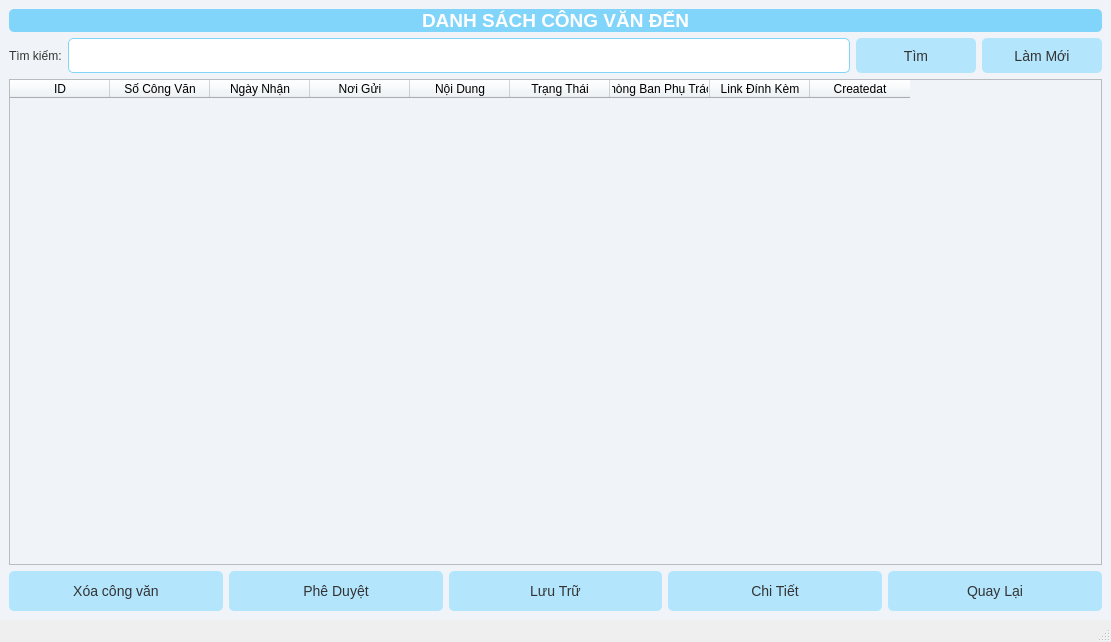
<?xml version="1.0" encoding="UTF-8"?>
<ui version="4.0">
 <class>MainWindow</class>
 <widget class="QMainWindow" name="MainWindow">
  <property name="geometry">
   <rect>
    <x>0</x>
    <y>0</y>
    <width>1111</width>
    <height>642</height>
   </rect>
  </property>
  <property name="windowTitle">
   <string>Danh Sách Công Văn Đến</string>
  </property>
  <widget class="QWidget" name="centralwidget">
   <property name="styleSheet">
    <string>background-color: #F0F4F8;</string>
   </property>
   <layout class="QVBoxLayout" name="verticalLayout">
    <item>
     <widget class="QLabel" name="lblTitle">
      <property name="styleSheet">
       <string>background-color: #81D4FA; color: white; border-radius: 5px; font-weight: bold; font-size: 14pt;</string>
      </property>
      <property name="text">
       <string>DANH SÁCH CÔNG VĂN ĐẾN</string>
      </property>
      <property name="alignment">
       <set>Qt::AlignCenter</set>
      </property>
     </widget>
    </item>
    <item>
     <layout class="QHBoxLayout" name="searchLayout">
      <item>
       <widget class="QLabel" name="lblTimKiem">
        <property name="styleSheet">
         <string>color: #333333;</string>
        </property>
        <property name="text">
         <string>Tìm kiếm:</string>
        </property>
       </widget>
      </item>
      <item>
       <widget class="QLineEdit" name="txtTimKiem">
        <property name="minimumSize">
         <size>
          <width>300</width>
          <height>35</height>
         </size>
        </property>
        <property name="styleSheet">
         <string>background-color: #FFFFFF; border: 1px solid #81D4FA; border-radius: 5px; padding: 2px; color: #333333;</string>
        </property>
       </widget>
      </item>
      <item>
       <widget class="QPushButton" name="btnTimKiem">
        <property name="minimumSize">
         <size>
          <width>120</width>
          <height>35</height>
         </size>
        </property>
        <property name="styleSheet">
         <string>background-color: #B3E5FC; color: #333333; border-radius: 5px; font-size: 14px;</string>
        </property>
        <property name="text">
         <string>Tìm</string>
        </property>
       </widget>
      </item>
      <item>
       <widget class="QPushButton" name="btnLamMoi">
        <property name="minimumSize">
         <size>
          <width>120</width>
          <height>35</height>
         </size>
        </property>
        <property name="styleSheet">
         <string>background-color: #B3E5FC; color: #333333; border-radius: 5px; font-size: 14px;</string>
        </property>
        <property name="text">
         <string>Làm Mới</string>
        </property>
       </widget>
      </item>
     </layout>
    </item>
    <item>
     <widget class="QTableWidget" name="tableCongVan">
      <property name="minimumSize">
       <size>
        <width>0</width>
        <height>400</height>
       </size>
      </property>
      <property name="styleSheet">
       <string>background-color: #FFFFFF; border: 1px solid #D5DCE8; QHeaderView::section { background-color: #81D4FA; color: white; }</string>
      </property>
      <property name="columnCount">
       <number>9</number>
      </property>
      <column>
       <property name="text">
        <string>ID</string>
       </property>
      </column>
      <column>
       <property name="text">
        <string>Số Công Văn</string>
       </property>
      </column>
      <column>
       <property name="text">
        <string>Ngày Nhận</string>
       </property>
      </column>
      <column>
       <property name="text">
        <string>Nơi Gửi</string>
       </property>
      </column>
      <column>
       <property name="text">
        <string>Nội Dung</string>
       </property>
      </column>
      <column>
       <property name="text">
        <string>Trạng Thái</string>
       </property>
      </column>
      <column>
       <property name="text">
        <string>Phòng Ban Phụ Trách</string>
       </property>
      </column>
      <column>
       <property name="text">
        <string>Link Đính Kèm</string>
       </property>
      </column>
      <column>
       <property name="text">
        <string>Createdat</string>
       </property>
      </column>
     </widget>
    </item>
    <item>
     <layout class="QHBoxLayout" name="actionLayout">
      <item>
       <widget class="QPushButton" name="btnxoa">
        <property name="minimumSize">
         <size>
          <width>150</width>
          <height>40</height>
         </size>
        </property>
        <property name="styleSheet">
         <string>background-color: #B3E5FC; color: #333333; border-radius: 5px; font-size: 14px;</string>
        </property>
        <property name="text">
         <string>Xóa công văn</string>
        </property>
       </widget>
      </item>
      <item>
       <widget class="QPushButton" name="btnpheduyet">
        <property name="minimumSize">
         <size>
          <width>150</width>
          <height>40</height>
         </size>
        </property>
        <property name="styleSheet">
         <string>background-color: #B3E5FC; color: #333333; border-radius: 5px; font-size: 14px;</string>
        </property>
        <property name="text">
         <string>Phê Duyệt</string>
        </property>
       </widget>
      </item>
      <item>
       <widget class="QPushButton" name="btnluutru">
        <property name="minimumSize">
         <size>
          <width>150</width>
          <height>40</height>
         </size>
        </property>
        <property name="styleSheet">
         <string>background-color: #B3E5FC; color: #333333; border-radius: 5px; font-size: 14px;</string>
        </property>
        <property name="text">
         <string>Lưu Trữ</string>
        </property>
       </widget>
      </item>
      <item>
       <widget class="QPushButton" name="btnchitiet">
        <property name="minimumSize">
         <size>
          <width>150</width>
          <height>40</height>
         </size>
        </property>
        <property name="styleSheet">
         <string>background-color: #B3E5FC; color: #333333; border-radius: 5px; font-size: 14px;</string>
        </property>
        <property name="text">
         <string>Chi Tiết</string>
        </property>
       </widget>
      </item>
      <item>
       <widget class="QPushButton" name="btnback">
        <property name="minimumSize">
         <size>
          <width>150</width>
          <height>40</height>
         </size>
        </property>
        <property name="styleSheet">
         <string>background-color: #B3E5FC; color: #333333; border-radius: 5px; font-size: 14px;</string>
        </property>
        <property name="text">
         <string>Quay Lại</string>
        </property>
       </widget>
      </item>
     </layout>
    </item>
   </layout>
  </widget>
  <widget class="QMenuBar" name="menubar">
   <property name="geometry">
    <rect>
     <x>0</x>
     <y>0</y>
     <width>1111</width>
     <height>21</height>
    </rect>
   </property>
  </widget>
  <widget class="QStatusBar" name="statusbar"/>
 </widget>
 <resources/>
 <connections/>
</ui>
